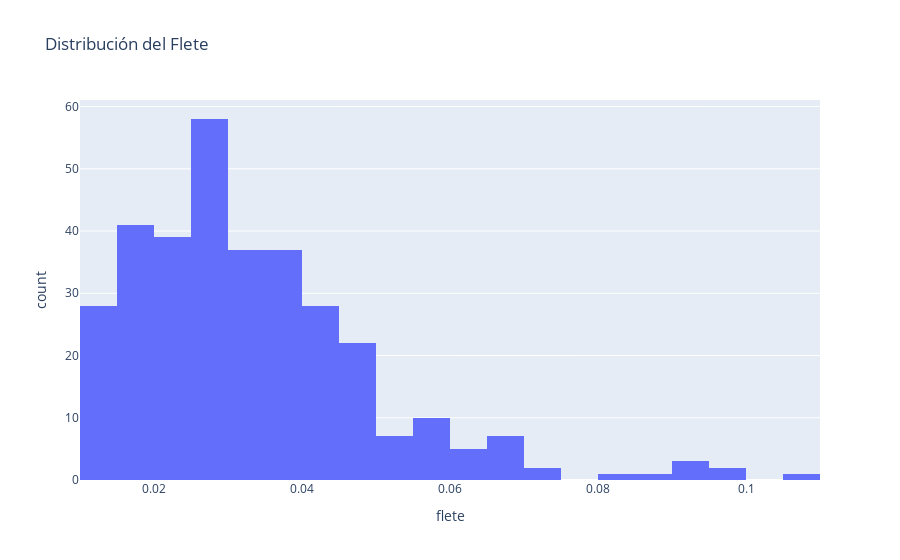

Source (notebook cell):
### Code cell
fig = px.histogram(glp, x='flete', nbins=30, title='Distribución del Flete')
fig.show()

### Figure 1 — Plotly figure (JSON) as saved in the notebook; plotly's stock layout.template omitted (floating-point values rounded to 4 significant figures; data arrays with more than 128 entries replaced by an {"elided": "..."} marker saying what was removed)
{"data": [{"alignmentgroup": "True", "bingroup": "x", "hovertemplate": "flete=%{x}<br>count=%{y}<extra></extra>", "legendgroup": "", "marker": {"color": "#636efa", "pattern": {"shape": ""}}, "name": "", "nbinsx": 30, "offsetgroup": "", "orientation": "v", "showlegend": false, "type": "histogram", "x": {"elided": "329 float values"}, "xaxis": "x", "yaxis": "y"}], "layout": {"barmode": "relative", "legend": {"tracegroupgap": 0}, "title": {"text": "Distribución del Flete"}, "xaxis": {"anchor": "y", "domain": [0, 1], "title": {"text": "flete"}}, "yaxis": {"anchor": "x", "domain": [0, 1], "title": {"text": "count"}}}}
